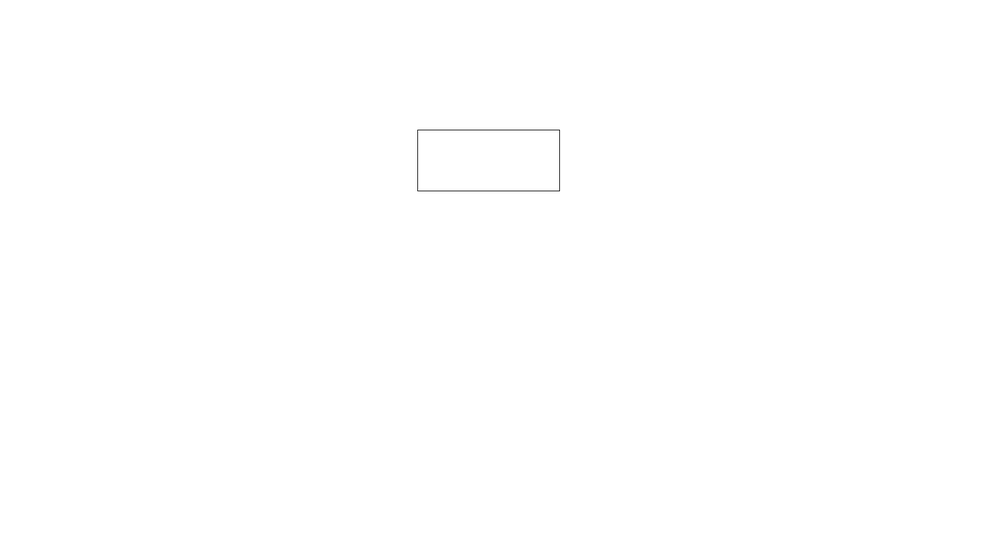
#> input picture surgical_system/py_src/motion_planning/path.png, 1000 x 546 px, shrunk from 1543 x 842 before the run, found by its file name
$ python motion_planning.py
#> lines starting #> are read from the running program, lines starting #| are printed output that depends on the picture; after the words box and inside, x2 and y2 are one past the last pixel; in counts of white or black regions, pixels touching at a corner belong together
#> in main, img is the input picture: shape (546, 1000, 4); mean R, G, B, A 254.8, 254.8, 254.8, 255
from PIL import Image
import numpy as np
import cv2
import matplotlib.pyplot as plt

class Motion_Planner():
    @staticmethod
    def _row_intervals(row: np.ndarray):
        r = (row > 0).astype(np.uint8)
        trans = np.diff(np.concatenate(([0], r, [0])))
        starts = np.where(trans == 1)[0]
        ends   = np.where(trans == -1)[0]
        return list(zip(starts, ends))  # [ [a,b), ... ]

    def raster_pattern(mask: np.ndarray, pitch: int = 6):
        """
        Continuous boustrophedon path inside a filled mask (no holes).
        mask: HxW, 1/True=inside, 0/False=outside
        pitch: scanline spacing in pixels
        Returns: list[(x,y)] polyline in pixel units.
        """
        H, W = mask.shape
        ys = list(range(0, H, pitch))
        spans_by_row = [Motion_Planner._row_intervals(mask[y]) for y in ys]

        path = []
        prev_idx = None      # index of last non-empty stripe
        stripe_count = 0     # number of non-empty stripes emitted (for serpentine parity)

        for i, (y, spans) in enumerate(zip(ys, spans_by_row)):
            if not spans:    # empty stripe
                continue

            spans.sort(key=lambda ab: ab[1]-ab[0], reverse=True)
            a, b = spans[0]

            if prev_idx is None:
                # First stripe: go L->R
                path.append((a, y))
                path.append((b, y))
                prev_idx = i
                stripe_count = 1
                continue


            ap, bp = sorted(spans_by_row[prev_idx], key=lambda ab: ab[1]-ab[0], reverse=True)[0]
            yp = ys[prev_idx]

            if (stripe_count - 1) % 2 == 0:
                # Last stripe ended at bp (L->R). This stripe goes R->L.
                x_conn = min(bp, b)         # stay inside overlap on the right
                if path[-1] != (x_conn, yp):
                    path.append((x_conn, yp))
                path.append((x_conn, y))
                if x_conn != b:
                    path.append((b, y))
                path.append((a, y))         # traverse R->L
            else:
                # Last stripe ended at ap (R->L). This stripe goes L->R.
                x_conn = max(ap, a)         # stay inside overlap on the left
                if path[-1] != (x_conn, yp):
                    path.append((x_conn, yp))
                path.append((x_conn, y))
                if x_conn != a:
                    path.append((a, y))
                path.append((b, y))         # traverse L->R

            prev_idx = i
            stripe_count += 1

        # Deduplicate exact duplicates
        out = []
        for p in path:
            if not out or out[-1] != p:
                out.append(p)
        return out

    @staticmethod
    def fill_in_shape(img):
        if img.ndim == 3 and img.shape[2] == 4:
            gray = cv2.cvtColor(img, cv2.COLOR_BGRA2GRAY)
        elif img.ndim == 3:
            gray = cv2.cvtColor(img, cv2.COLOR_BGR2GRAY)
        else:
            gray = img

        # Binary edge map
        _, edges = cv2.threshold(gray, 0, 255, cv2.THRESH_BINARY_INV + cv2.THRESH_OTSU)
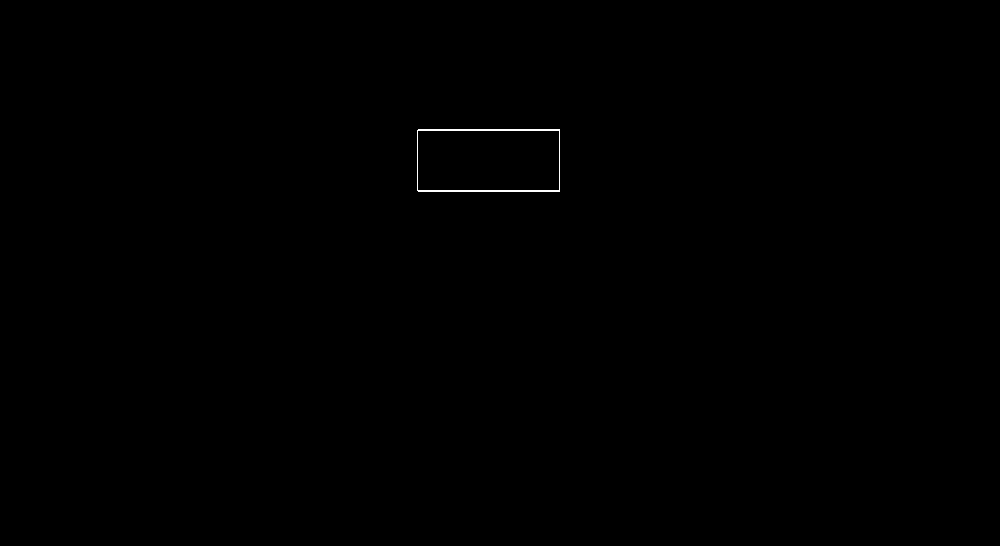
#> edges: shape (546, 1000); 0.13% white in thin lines or dots, all inside (x1, y1, x2, y2) = (417, 129, 560, 192)

        # Find the largest contour and fill it to get a solid mask
        cnts, _ = cv2.findContours(edges, cv2.RETR_EXTERNAL, cv2.CHAIN_APPROX_SIMPLE)
#> cnts = 1 item
        mask = np.zeros_like(gray, dtype=np.uint8)
        if cnts:
            # assume largest contour is the oval
            c = max(cnts, key=cv2.contourArea)
#> c = [[418, 129], [417, 130], [417, 190], [418, 191], [559, 191], [559, 129]]
            cv2.drawContours(mask, [c], -1, 255, thickness=cv2.FILLED)
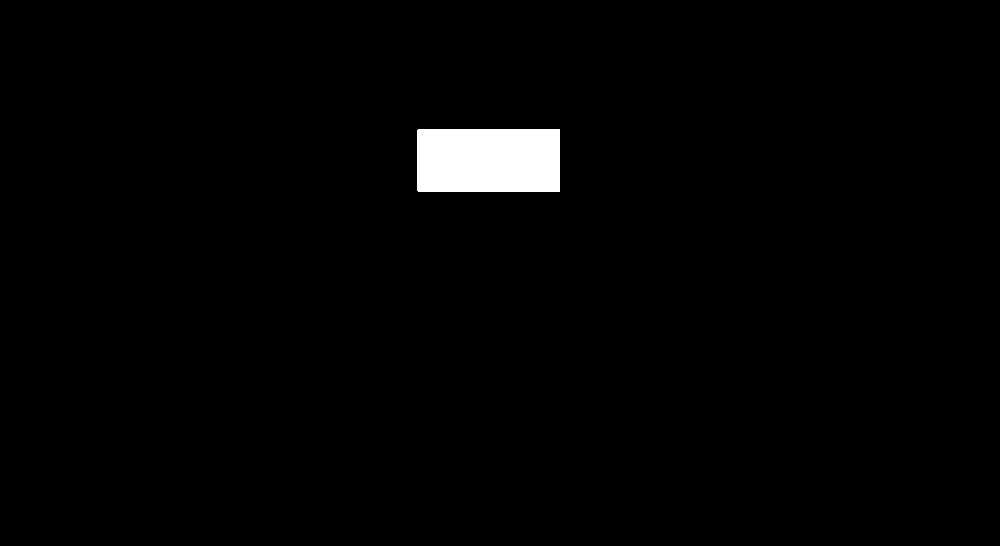
#> mask: shape (546, 1000); 1.6% white; 1 white region, box (x1, y1, x2, y2) and area: (417, 129, 560, 192) 9007

        kernel = np.ones((3,3), np.uint8)
        mask_in = cv2.erode(mask, kernel, iterations=1)
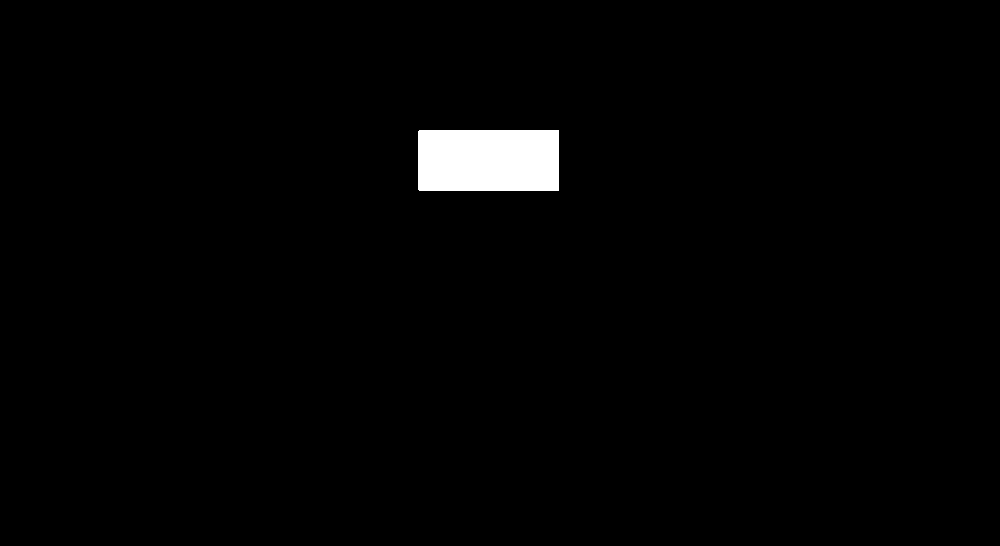
#> mask_in: shape (546, 1000); 1.6% white; 1 white region, box (x1, y1, x2, y2) and area: (418, 130, 559, 191) 8599
        return mask_in

def main():
    img_path = "backend/src/saved_masks/path.png"
    img = np.array(Image.open(img_path))
    img = Motion_Planner.fill_in_shape(img)
    path = Motion_Planner.raster_pattern(img)
#> in raster_pattern, `spans_by_row = [Motion_Planner._row_intervals(mask[y]) for y in ys]`: spans_by_row = 91 items, first 6: [], [], [], [], [], []
#> the loop in raster_pattern, `for i, (y, spans) in enumerate(zip(ys, spans_by_row)):` made 91 passes
#> (y, yp, x_conn) on passes 24 to 32: (138, 132, 559), (144, 138, 418), (150, 144, 559), (156, 150, 418), (162, 156, 559), (168, 162, 418), (174, 168, 559), (180, 174, 418), (186, 180, 559)
#> y on passes 1 to 6: 0, 6, 12, 18, 24, 30
#> after the loop in raster_pattern, `for i, (y, spans) in enumerate(zip(ys, spans_by_row)):`: path = [(418, 132), (559, 132), (559, 138), (418, 138), (418, 144), (559, 144), (559, 150), (418, 150), (418, 156), (559, 156), (559, 162), (418, 162), (418, 168), (559, 168), (559, 174), (418, 174), (418, 180), (559, 180), (559, 186), (418, 186)]; stripe_count = 10
#> the loop in raster_pattern, `for p in path:` made 20 passes
#> after the loop in raster_pattern, `for p in path:`: out has the same summary as path
    # 4) Visualize the path overlayed on the mask
    fig, ax = plt.subplots(figsize=(8,4))
    ax.imshow(img, cmap='gray')
    if len(path) > 1:
        xs = [p[0] for p in path]
#> xs = [418, 559, 559, 418, 418, 559, 559, 418, 418, 559, 559, 418, 418, 559, 559, 418, 418, 559, 559, 418]
        ys_plot = [p[1] for p in path]
#> ys_plot = [132, 132, 138, 138, 144, 144, 150, 150, 156, 156, 162, 162, 168, 168, 174, 174, 180, 180, 186, 186]
        ax.plot(xs, ys_plot, linewidth=1)  # default color
    ax.set_title("Continuous boustrophedon path inside oval")
    ax.set_axis_off()
    plt.show()
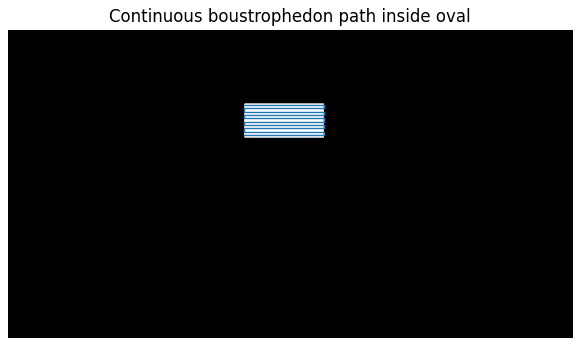
#> figure drawn by matplotlib, 1 panel
    pass

if __name__=='__main__':
    main()
